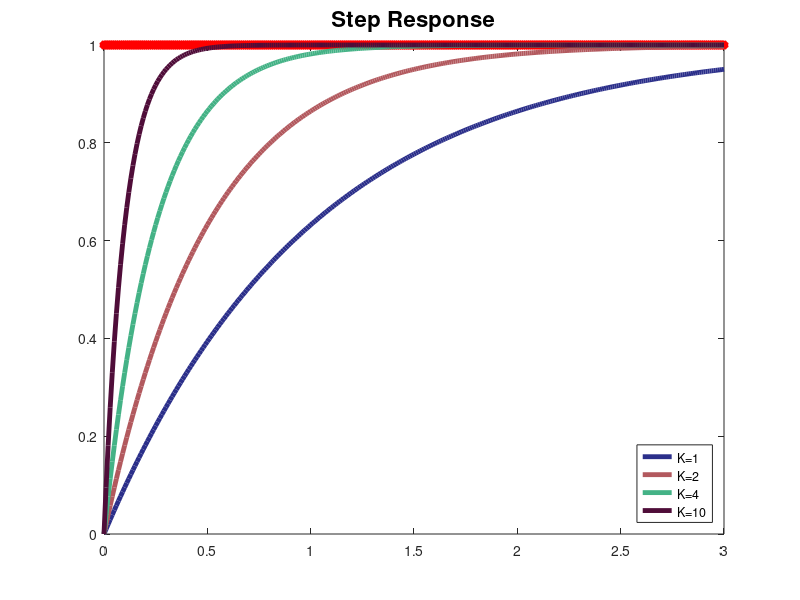

This figure's MATLAB source: (Note: this script raises an error after producing the figure.)
%Este programa plota a resposta do sistema controlado à entrada degrau, bem
%como o lugar das raízes.

%%%%%%%%%%%%%%%%%%%%%%%%%%%%%%%%%%%%%%%%%%%%%%%%%%%%%%%%%%%%%%%%%%%%%%%%%%%
%INICIALIZAÇÃO
%%%%%%%%%%%%%%%%%%%%%%%%%%%%%%%%%%%%%%%%%%%%%%%%%%%%%%%%%%%%%%%%%%%%%%%%%%%
%Limpando as variáveis e a tela
clear;
close all;
clc;

%Definindo as cores para plotagem
cor1 = [43, 47, 138]*1/255;
cor2 = [178, 89, 94]*1/255;
cor3 = [68, 178, 134]*1/255;
cor4 = [79, 13, 57]*1/255;
cor5 = [16, 202, 115]*1/255;
cor6 = [182, 0, 29]*1/255;
cor7 = [49, 217, 76]*1/255;
cor8 = [0, 127, 195]*1/255;
cor9 = [0, 0, 0]*1/255;
cor10 = [0, 138, 0]*1/255;
cor11 = [179, 57, 81]*1/255;

%Tempo de simulação
t = 0:0.01:3; 

%Vetor com os ganhos
K = [1 2 4 10];

%Criando as matrizes para receber os resultados das simulações
Y = zeros(length(t),length(K));
T = zeros(length(t),length(K));

%Entrada degrau
degrau = ones(1, length(t));

%%%%%%%%%%%%%%%%%%%%%%%%%%%%%%%%%%%%%%%%%%%%%%%%%%%%%%%%%%%%%%%%%%%%%%%%%%%
%SIMULAÇÃO
%%%%%%%%%%%%%%%%%%%%%%%%%%%%%%%%%%%%%%%%%%%%%%%%%%%%%%%%%%%%%%%%%%%%%%%%%%%
%Simulação a respota ao degrau para os valores de ganho contidos no vetor
%K.

for i=1:length(K)

%Determinando a função de transferência
num = K(i);
den = [1 K(i)];
G = tf(num, den);

[y,tOut] = step(G, t);

Y(:,i)=y;
T(:,i)=tOut;

end

%%%%%%%%%%%%%%%%%%%%%%%%%%%%%%%%%%%%%%%%%%%%%%%%%%%%%%%%%%%%%%%%%%%%%%%%%%%
%PLOTANDO O RESULTADO
%%%%%%%%%%%%%%%%%%%%%%%%%%%%%%%%%%%%%%%%%%%%%%%%%%%%%%%%%%%%%%%%%%%%%%%%%%%
figure(1)
plot(t, degrau, 'r-*', 'LineWidth', 3.5, 'HandleVisibility','off');
hold on
plot(T(:,1), Y(:,1), 'LineWidth', 3.5, 'Color', cor1);
plot(T(:,2), Y(:,2), 'LineWidth', 3.5, 'Color', cor2);
plot(T(:,3), Y(:,3), 'LineWidth', 3.5, 'Color', cor3);
plot(T(:,4), Y(:,4), 'LineWidth', 3.5, 'Color', cor4);
title('Step Response','FontSize', 16);
L = legend('K=1','K=2','K=4', 'K=10','Location','southeast', 'Orientation','vertical');
L.Box = 'off';
xlabel('Time [s]', 'FontSize', 16);
ylabel('Position [m]', 'FontSize', 16);
set(gca, 'FontSize', 16);
ylim([0 1.2]);
xlim([0 t(end)]);
grid on;

%Salva a figura
f = gcf;
figureName = strcat('Figure_6_step.png');
exportgraphics(f,figureName,'Resolution',300);

%%%%%%%%%%%%%%%%%%%%%%%%%%%%%%%%%%%%%%%%%%%%%%%%%%%%%%%%%%%%%%%%%%%%%%%%%%%
%PLOTANDO O ROOT LOCUS
%%%%%%%%%%%%%%%%%%%%%%%%%%%%%%%%%%%%%%%%%%%%%%%%%%%%%%%%%%%%%%%%%%%%%%%%%%%
%Determinando a função de transferência da planta:
num = 1;
den = [1 0];
G = tf(num, den);
figure(2);
rlocus(G);
r = findobj(gcf, 'Type', 'Line');
set(r, 'LineWidth', 3.5, 'Color', cor6);
grid on;
title('Root Locus for the System K/(K+s)', 'FontSize', 16);
xlabel('Real Axis', 'FontSize', 16);
ylabel('Imaginary Axis', 'FontSize', 16);

%Salva a figura
g = gcf;
figureName = strcat('Figure_7_rlocus.png');
%figureName2 = strcat('Figure_8_rlocus.emf');
exportgraphics(g,figureName,'Resolution',300);
%exportgraphics(g,figureName2,'Resolution',300);

%%%%%%%%%%%%%%%%%%%%%%%%%%%%%%%%%%%%%%%%%%%%%%%%%%%%%%%%%%%%%%%%%%%%%%%%%%%
%FINALIZANDO
%%%%%%%%%%%%%%%%%%%%%%%%%%%%%%%%%%%%%%%%%%%%%%%%%%%%%%%%%%%%%%%%%%%%%%%%%%%
%Operação realizada com sucesso
disp('Plotagem realizada com sucesso!')

%Deletando os arquivos .asv
delete *.asv
